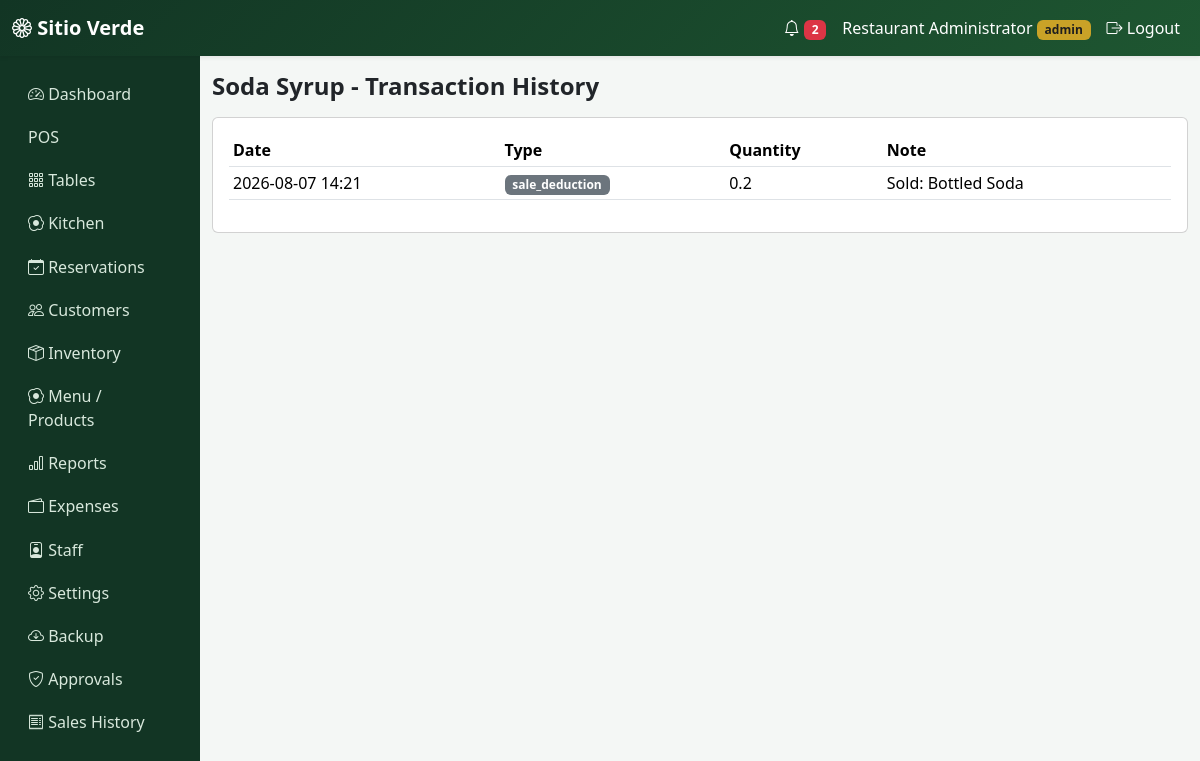
Screenshot of /inventory/2/history (signed in) with the database file from the repository.
### app/models.py (models this page shows)
class User(db.Model, UserMixin):
    id = db.Column(db.Integer, primary_key=True)
    username = db.Column(db.String(64), unique=True, nullable=False)
    password_hash = db.Column(db.String(256), nullable=False)
    role = db.Column(db.String(20), default="staff", nullable=False)  # admin | staff
    name = db.Column(db.String(120))
    active = db.Column(db.Boolean, default=True)
    created_at = db.Column(db.DateTime, default=datetime.utcnow)
    def is_admin(self):
        return self.role == "admin"

class InventoryItem(db.Model):
    id = db.Column(db.Integer, primary_key=True)
    name = db.Column(db.String(120), nullable=False)
    quantity = db.Column(db.Float, default=0)
    unit = db.Column(db.String(20), default="pcs")
    low_stock_threshold = db.Column(db.Float, default=5)
    supplier_id = db.Column(db.Integer, db.ForeignKey("supplier.id"))
    products = db.relationship("Product", backref="inventory_item", lazy=True)
    transactions = db.relationship(
        "InventoryTransaction", backref="item", lazy=True, cascade="all, delete-orphan"
    )

class InventoryTransaction(db.Model):
    id = db.Column(db.Integer, primary_key=True)
    item_id = db.Column(db.Integer, db.ForeignKey("inventory_item.id"))
    type = db.Column(db.String(20))  # in | out | adjustment | sale_deduction
    quantity = db.Column(db.Float, default=0)
    reference = db.Column(db.String(120))
    note = db.Column(db.String(255))
    user_id = db.Column(db.Integer, db.ForeignKey("user.id"))
    created_at = db.Column(db.DateTime, default=datetime.utcnow)

### app/inventory/routes.py (the view)
@inventory.route("/<int:id>/history")
@login_required
@admin_required
def history(id):
    item = InventoryItem.query.get_or_404(id)
    txns = InventoryTransaction.query.filter_by(item_id=id).order_by(InventoryTransaction.created_at.desc()).all()
    return render_template("inventory/history.html", item=item, txns=txns)

### app/notifications/helpers.py (called while the page is built)
def unread_notification_count():
    return Notification.query.filter_by(is_read=False).count()

### app/templates/inventory/history.html (shortened to what this page needs)
{% extends "base.html" %}
{% block content %}
<h4 class="fw-bold mb-3">{{ item.name }} - Transaction History</h4>
<div class="card p-3">
<table class="table table-sm">
  <thead><tr><th>Date</th><th>Type</th><th>Quantity</th><th>Note</th></tr></thead>
  <tbody>
  {% for t in txns %}
    <tr><td>{{ t.created_at.strftime('%Y-%m-%d %H:%M') }}</td><td><span class="badge bg-secondary">{{ t.type }}</span></td><td>{{ t.quantity }}</td><td>{{ t.note }}</td></tr>
  {% endfor %}
  </tbody>
</table>
</div>
{% endblock %}

### app/templates/base.html (shortened to what this page needs)
<!DOCTYPE html>
<html lang="en">
<head>
  <link href="https://cdn.jsdelivr.net/npm/bootstrap@5.3.3/dist/css/bootstrap.min.css" rel="stylesheet">
  <link href="https://cdn.jsdelivr.net/npm/bootstrap-icons@1.11.3/font/bootstrap-icons.css" rel="stylesheet">
  <link href="{{ url_for('static', filename='css/style.css') }}" rel="stylesheet">
</head>
<body>
{% if current_user.is_authenticated %}
<nav class="navbar navbar-expand-lg navbar-sv shadow-sm">
  <div class="container-fluid">
    <a class="navbar-brand fw-bold" href="{{ url_for('main.dashboard') }}"><i class="bi bi-flower1"></i> Sitio Verde</a>
    <div class="collapse navbar-collapse" id="nav1">
      <ul class="navbar-nav ms-auto align-items-lg-center">
        <li class="nav-item">
          <a class="nav-link" href="{{ url_for('notifications.list_notifications') }}">
            <i class="bi bi-bell"></i>
            {% if unread_notifications %}<span class="badge bg-danger">{{ unread_notifications }}</span>{% endif %}
          </a>
        </li>
        <li class="nav-item"><span class="nav-link">{{ current_user.name or current_user.username }} <small class="badge badge-sv">{{ current_user.role }}</small></span></li>
        <li class="nav-item"><a class="nav-link" href="{{ url_for('auth.logout') }}"><i class="bi bi-box-arrow-right"></i> Logout</a></li>
      </ul>
    </div>
  </div>
</nav>
<div class="container-fluid">
  <div class="row">
    <div class="col-lg-2 sidebar py-3 d-none d-lg-block">
      <a href="{{ url_for('main.dashboard') }}"><i class="bi bi-speedometer2"></i> Dashboard</a>
      <a href="{{ url_for('pos.index') }}"> POS</a>
      <a href="{{ url_for('tables_bp.layout') }}"><i class="bi bi-grid-3x3-gap"></i> Tables</a>
      <a href="{{ url_for('kitchen.queue') }}"><i class="bi bi-egg-fried"></i> Kitchen</a>
      <a href="{{ url_for('reservations.list_reservations') }}"><i class="bi bi-calendar-check"></i> Reservations</a>
      <a href="{{ url_for('customers.list_customers') }}"><i class="bi bi-people"></i> Customers</a>
      {% if current_user.is_admin() %}
      <a href="{{ url_for('inventory.list_items') }}"><i class="bi bi-box-seam"></i> Inventory</a>
      <a href="{{ url_for('admin.products') }}"><i class="bi bi-egg-fried"></i> Menu / Products</a>
      <a href="{{ url_for('reports.index') }}"><i class="bi bi-bar-chart"></i> Reports</a>
      <a href="{{ url_for('expenses.list_expenses') }}"><i class="bi bi-wallet2"></i> Expenses</a>
      <a href="{{ url_for('admin.users') }}"><i class="bi bi-person-badge"></i> Staff</a>
      <a href="{{ url_for('admin.settings') }}"><i class="bi bi-gear"></i> Settings</a>
      <a href="{{ url_for('admin.backup') }}"><i class="bi bi-cloud-arrow-down"></i> Backup</a>
      <a href="{{ url_for('pos.approvals') }}"><i class="bi bi-shield-check"></i> Approvals</a>
      {% endif %}
      <a href="{{ url_for('pos.history') }}"><i class="bi bi-receipt"></i> Sales History</a>
    </div>
    <div class="col-lg-10 py-3">
      {% block content %}{% endblock %}
    </div>
  </div>
</div>
{% else %}
  {% block guest_content %}{% endblock %}
{% endif %}
</body>
</html>

### app/static/css/style.css (style rules this page uses)
:root { --sv-green-900: #123524; --sv-green-700: #1e5631; --sv-green-600: #2f7a4f; --sv-green-100: #eaf5ec; --sv-gold: #c9a227; }
body { background: #f4f7f5; font-family: 'Segoe UI', system-ui, sans-serif; }
.navbar-sv { background: linear-gradient(135deg, var(--sv-green-900), var(--sv-green-700)); }
.navbar-sv .nav-link, .navbar-sv .navbar-brand { color: #fff !important; }
.sidebar { background: var(--sv-green-900); min-height: 100vh; }
.sidebar a { color: #d8e8dc; display:block; padding: .6rem 1rem; text-decoration:none; border-radius:6px; }
.badge-sv { background: var(--sv-gold); color:#1e1e1e; }

### rows the page displays
User: name "Restaurant Administrator", role "admin"
InventoryItem: name "Soda Syrup"
InventoryTransaction: created_at "2026-08-07 14:21", type "sale_deduction", quantity "0.2", note "Sold: Bottled Soda"

### other values shown
{{ unread_notifications }} "2"
